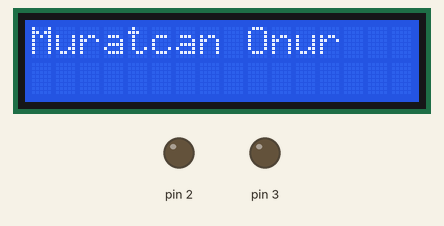
Recording of a sketch running on a simulated Arduino Uno, built with avr-gcc and run on an emulated ATmega328P. Shown: 16×2 character LCD, output pins drawn as LEDs (lit = HIGH).

Above: at 0.1 s.
At 6.1 s:
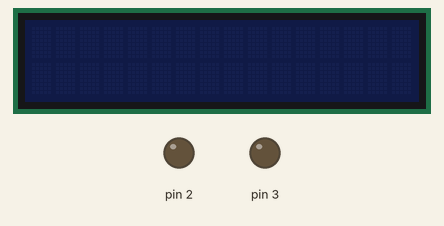
At 8.1 s:
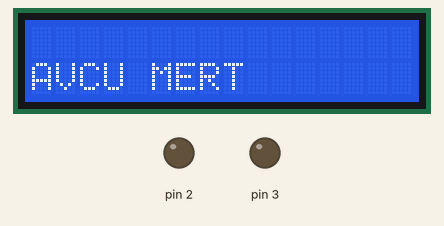
At 12.1 s:
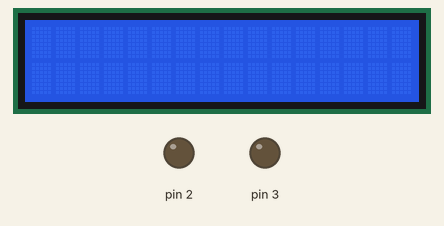
Timing chart, 0 to 39.7 s (numbered marks = the images above):
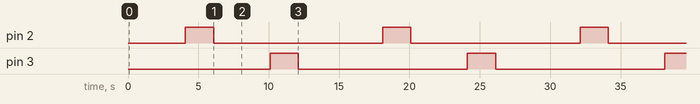

The sketch:

LCD.ino
```cpp
#include <LiquidCrystal_I2C.h>

LiquidCrystal_I2C lcd(0x27,16,2);
void setup() {
  lcd.begin();
  pinMode(2,OUTPUT);
  pinMode(3,OUTPUT);

}

void loop() {
 lcd.setCursor(0,0);
 lcd.print("Muratcan Onur");

 delay(2000);

 lcd.clear();
 lcd.noBacklight();
 delay(2000);

digitalWrite(2,HIGH);
delay(2000);
digitalWrite(2,LOW);
delay(2000);

 lcd.backlight();

 lcd.setCursor(0,1);
 lcd.print("AVCU MERT");
 delay(2000);
 lcd.clear();
 digitalWrite(3,HIGH);
delay(2000);
digitalWrite(3,LOW);
delay(2000);
}
```

Measured:
- by itself, pin 2, pin 3: alternates HIGH for 2.0 s and LOW for 12.0 s
- by itself, everything shown: repeats every 14.0 s, in 7 steps
- what the display in image 1 shows lasts 6.0 s, from 2.1 s to 8.1 s
- what the display in image 2 shows lasts 2.0 s, from 8.1 s to 10.1 s
